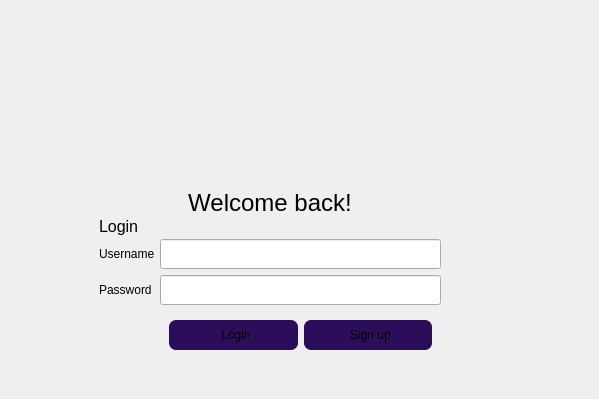
               <widget class="QWidget" name="loginPage">
                <layout class="QVBoxLayout" name="verticalLayout_15">
                 <property name="spacing">
                  <number>0</number>
                 </property>
                 <property name="leftMargin">
                  <number>0</number>
                 </property>
                 <property name="topMargin">
                  <number>0</number>
                 </property>
                 <property name="rightMargin">
                  <number>0</number>
                 </property>
                 <property name="bottomMargin">
                  <number>0</number>
                 </property>
                 <item>
                  <widget class="QWidget" name="widget_19" native="true">
                   <property name="minimumSize">
                    <size>
                     <width>0</width>
                     <height>180</height>
                    </size>
                   </property>
                   <property name="maximumSize">
                    <size>
                     <width>16777215</width>
                     <height>200</height>
                    </size>
                   </property>
                   <layout class="QHBoxLayout" name="horizontalLayout_17">
                    <item>
                     <spacer name="horizontalSpacer_9">
                      <property name="orientation">
                       <enum>Qt::Orientation::Horizontal</enum>
                      </property>
                      <property name="sizeHint" stdset="0">
                       <size>
                        <width>265</width>
                        <height>20</height>
                       </size>
                      </property>
                     </spacer>
                    </item>
                    <item>
                     <widget class="QLabel" name="label_16">
                      <property name="maximumSize">
                       <size>
                        <width>150</width>
                        <height>150</height>
                       </size>
                      </property>
                      <property name="text">
                       <string />
                      </property>
                      <property name="pixmap">
                       <pixmap resource="../Qss/icons/_icons.qrc">:/font_awesome_regular/icons/font_awesome/regular/circle-user.png</pixmap>
                      </property>
                      <property name="scaledContents">
                       <bool>true</bool>
                      </property>
                     </widget>
                    </item>
                    <item>
                     <spacer name="horizontalSpacer_10">
                      <property name="orientation">
                       <enum>Qt::Orientation::Horizontal</enum>
                      </property>
                      <property name="sizeHint" stdset="0">
                       <size>
                        <width>264</width>
                        <height>20</height>
                       </size>
                      </property>
                     </spacer>
                    </item>
                   </layout>
                  </widget>
                 </item>
                 <item>
                  <widget class="QWidget" name="widget_14" native="true">
                   <layout class="QHBoxLayout" name="horizontalLayout_14">
                    <item>
                     <spacer name="horizontalSpacer_6">
                      <property name="orientation">
                       <enum>Qt::Orientation::Horizontal</enum>
                      </property>
                      <property name="sizeHint" stdset="0">
                       <size>
                        <width>90</width>
                        <height>20</height>
                       </size>
                      </property>
                     </spacer>
                    </item>
                    <item>
                     <widget class="QWidget" name="widget_20" native="true">
                      <property name="minimumSize">
                       <size>
                        <width>342</width>
                        <height>0</height>
                       </size>
                      </property>
                      <property name="maximumSize">
                       <size>
                        <width>320</width>
                        <height>16777215</height>
                       </size>
                      </property>
                      <layout class="QVBoxLayout" name="verticalLayout_18">
                       <property name="spacing">
                        <number>3</number>
                       </property>
                       <property name="leftMargin">
                        <number>0</number>
                       </property>
                       <property name="topMargin">
                        <number>0</number>
                       </property>
                       <property name="rightMargin">
                        <number>0</number>
                       </property>
                       <property name="bottomMargin">
                        <number>0</number>
                       </property>
                       <item>
                        <widget class="QWidget" name="widget_21" native="true">
                         <layout class="QVBoxLayout" name="verticalLayout_17">
                          <property name="spacing">
                           <number>0</number>
                          </property>
                          <property name="leftMargin">
                           <number>0</number>
                          </property>
                          <property name="topMargin">
                           <number>0</number>
                          </property>
                          <property name="rightMargin">
                           <number>0</number>
                          </property>
                          <property name="bottomMargin">
                           <number>0</number>
                          </property>
                          <item alignment="Qt::AlignmentFlag::AlignHCenter|Qt::AlignmentFlag::AlignVCenter">
                           <widget class="QLabel" name="LoginLabel">
                            <property name="minimumSize">
                             <size>
                              <width>50</width>
                              <height>0</height>
                             </size>
                            </property>
                            <property name="font">
                             <font>
                              <pointsize>18</pointsize>
                             </font>
                            </property>
                            <property name="text">
                             <string>Welcome back!</string>
                            </property>
                            <property name="alignment">
                             <set>Qt::AlignmentFlag::AlignCenter</set>
                            </property>
                           </widget>
                          </item>
                          <item>
                           <widget class="QLabel" name="label_17">
                            <property name="font">
                             <font>
                              <pointsize>12</pointsize>
                             </font>
                            </property>
                            <property name="text">
                             <string>Login</string>
                            </property>
                           </widget>
                          </item>
                         </layout>
                        </widget>
                       </item>
                       <item>
                        <widget class="QWidget" name="widget_15" native="true">
                         <property name="minimumSize">
                          <size>
                           <width>342</width>
                           <height>0</height>
                          </size>
                         </property>
                         <property name="maximumSize">
                          <size>
                           <width>16777215</width>
                           <height>16777215</height>
                          </size>
                         </property>
                         <property name="styleSheet">
                          <string notr="true">QPushButton {
	background-color: #2C0D59;
	border-style: outset;
	border-color: #6FB0E5;
	border-radius: 7px;
	padding-left: 5px;;
	height: 30px;
}
QPushButton:hover{
	background-color:#381170;
	font-weight: bold;
	border-top: 2px solid #270B4E;
	border-left: 3px solid #270B4E;
	border-bottom: 4px solid #270B4E;
}
</string>
                         </property>
                         <layout class="QHBoxLayout" name="horizontalLayout_15">
                          <property name="spacing">
                           <number>0</number>
                          </property>
                          <property name="leftMargin">
                           <number>0</number>
                          </property>
                          <property name="topMargin">
                           <number>0</number>
                          </property>
                          <property name="rightMargin">
                           <number>0</number>
                          </property>
                          <property name="bottomMargin">
                           <number>0</number>
                          </property>
                          <item>
                           <widget class="QWidget" name="widget_16" native="true">
                            <layout class="QVBoxLayout" name="verticalLayout_13">
                             <property name="leftMargin">
                              <number>0</number>
                             </property>
                             <property name="topMargin">
                              <number>0</number>
                             </property>
                             <property name="rightMargin">
                              <number>5</number>
                             </property>
                             <property name="bottomMargin">
                              <number>0</number>
                             </property>
                             <item>
                              <widget class="QLabel" name="label_13">
                               <property name="minimumSize">
                                <size>
                                 <width>0</width>
                                 <height>30</height>
                                </size>
                               </property>
                               <property name="text">
                                <string>Username</string>
                               </property>
                              </widget>
                             </item>
                             <item>
                              <widget class="QLabel" name="label_15">
                               <property name="minimumSize">
                                <size>
                                 <width>0</width>
                                 <height>30</height>
                                </size>
                               </property>
                               <property name="text">
                                <string>Password</string>
                               </property>
                              </widget>
                             </item>
                             <item>
                              <spacer name="verticalSpacer_4">
                               <property name="orientation">
                                <enum>Qt::Orientation::Vertical</enum>
                               </property>
                               <property name="sizeHint" stdset="0">
                                <size>
                                 <width>20</width>
                                 <height>40</height>
                                </size>
                               </property>
                              </spacer>
                             </item>
                            </layout>
                           </widget>
                          </item>
                          <item>
                           <widget class="QWidget" name="widget_17" native="true">
                            <property name="minimumSize">
                             <size>
                              <width>280</width>
                              <height>0</height>
                             </size>
                            </property>
                            <property name="maximumSize">
                             <size>
                              <width>16777215</width>
                              <height>16777215</height>
                             </size>
                            </property>
                            <layout class="QVBoxLayout" name="verticalLayout_16">
                             <property name="leftMargin">
                              <number>0</number>
                             </property>
                             <property name="topMargin">
                              <number>0</number>
                             </property>
                             <property name="rightMargin">
                              <number>0</number>
                             </property>
                             <property name="bottomMargin">
                              <number>0</number>
                             </property>
                             <item>
                              <widget class="QLineEdit" name="username">
                               <property name="minimumSize">
                                <size>
                                 <width>0</width>
                                 <height>30</height>
                                </size>
                               </property>
                              </widget>
                             </item>
                             <item>
                              <widget class="QLineEdit" name="password">
                               <property name="minimumSize">
                                <size>
                                 <width>0</width>
                                 <height>30</height>
                                </size>
                               </property>
                               <property name="echoMode">
                                <enum>QLineEdit::EchoMode::Password</enum>
                               </property>
                               <property name="clearButtonEnabled">
                                <bool>true</bool>
                               </property>
                              </widget>
                             </item>
                             <item>
                              <widget class="QWidget" name="widget_23" native="true">
                               <layout class="QHBoxLayout" name="horizontalLayout_19">
                                <property name="bottomMargin">
                                 <number>0</number>
                                </property>
                                <item>
                                 <widget class="QPushButton" name="lgPSignIn">
                                  <property name="minimumSize">
                                   <size>
                                    <width>0</width>
                                    <height>0</height>
                                   </size>
                                  </property>
                                  <property name="text">
                                   <string>Login</string>
                                  </property>
                                 </widget>
                                </item>
                                <item>
                                 <widget class="QPushButton" name="lgPSignUp">
                                  <property name="minimumSize">
                                   <size>
                                    <width>0</width>
                                    <height>0</height>
                                   </size>
                                  </property>
                                  <property name="text">
                                   <string>Sign up</string>
                                  </property>
                                 </widget>
                                </item>
                               </layout>
                              </widget>
                             </item>
                             <item>
                              <spacer name="verticalSpacer_6">
                               <property name="orientation">
                                <enum>Qt::Orientation::Vertical</enum>
                               </property>
                               <property name="sizeHint" stdset="0">
                                <size>
                                 <width>20</width>
                                 <height>40</height>
                                </size>
                               </property>
                              </spacer>
                             </item>
                            </layout>
                           </widget>
                          </item>
                         </layout>
                        </widget>
                       </item>
                      </layout>
                     </widget>
                    </item>
                    <item>
                     <spacer name="horizontalSpacer_7">
                      <property name="orientation">
                       <enum>Qt::Orientation::Horizontal</enum>
                      </property>
                      <property name="sizeType">
                       <enum>QSizePolicy::Policy::Fixed</enum>
                      </property>
                      <property name="sizeHint" stdset="0">
                       <size>
                        <width>60</width>
                        <height>20</height>
                       </size>
                      </property>
                     </spacer>
                    </item>
                    <item>
                     <spacer name="horizontalSpacer_8">
                      <property name="orientation">
                       <enum>Qt::Orientation::Horizontal</enum>
                      </property>
                      <property name="sizeHint" stdset="0">
                       <size>
                        <width>89</width>
                        <height>20</height>
                       </size>
                      </property>
                     </spacer>
                    </item>
                   </layout>
                  </widget>
                 </item>
                </layout>
               </widget>
